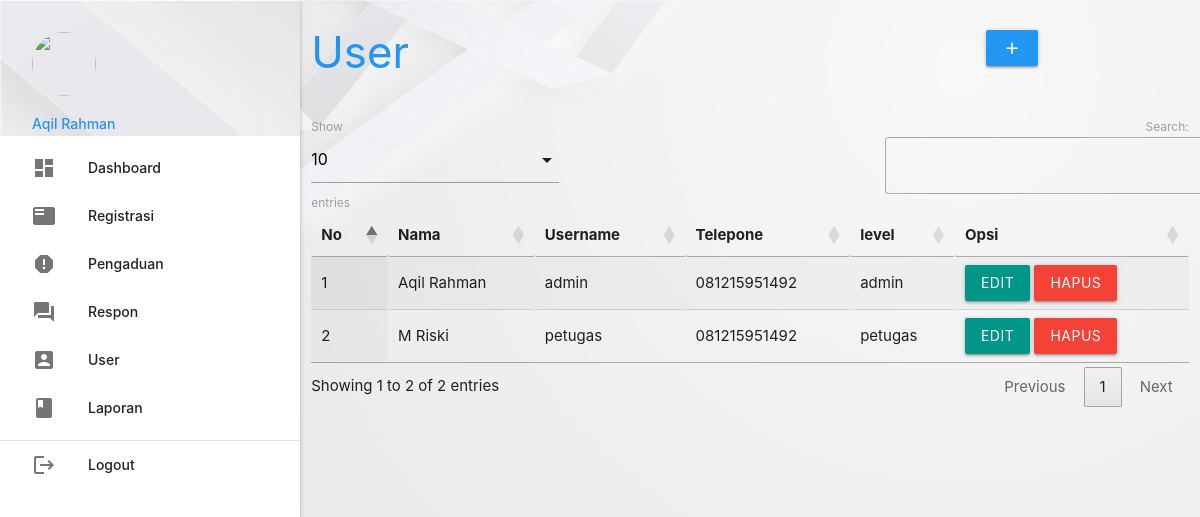
/customer_complaint/admin/index.php?p=user (signed in), run on the app's committed database.
### tables this page shows
CREATE TABLE `petugas` (
  `id_petugas` int(5) NOT NULL,
  `nama_petugas` varchar(30) NOT NULL,
  `username` varchar(30) NOT NULL,
  `password` varchar(255) NOT NULL,
  `telepon_petugas` varchar(13) NOT NULL,
  `level` enum('admin','petugas') NOT NULL
);

### customer_complaint/admin/user.php (the view, shortened to what this page needs)
    <div class="row">
    	<div class="col s12 m9">
    		<h3 class="blue-text">User</h3>
    	</div>
    	<div class="col s12 m3">
    		<div class="section"></div>
    		<a class="waves-effect waves-light btn modal-trigger blue" href="#modal1"><i class="material-icons">add</i></a>
    	</div>
    </div>
    <table id="example" class="display responsive-table" style="width:100%">
    	<thead>
    		<tr>
    			<th>No</th>
    			<th>Nama</th>
    			<th>Username</th>
    			<th>Telepone</th>
    			<th>level</th>
    			<th>Opsi</th>
    		</tr>
    	</thead>
    	<tbody>
    		<?php
$no = 1;
$tampil = mysqli_query($koneksi, "SELECT * FROM petugas ORDER BY nama_petugas ASC");
while ($r = mysqli_fetch_assoc($tampil)) { ?>
    			<tr>
    				<td><?php echo $no++; ?></td>
    				<td><?php echo $r['nama_petugas']; ?></td>
    				<td><?php echo $r['username']; ?></td>
    				<td><?php echo $r['telepon_petugas']; ?></td>
    				<td><?php echo $r['level']; ?></td>
    				<td><a class="btn teal modal-trigger" href="#user_edit<?php echo $r['id_petugas'] ?>">Edit</a> <a class="red btn" onclick="return confirm('Anda Yakin Ingin Menghapus Y/N')" href="index.php?p=user_hapus&id_petugas=<?php echo $r['id_petugas'] ?>">Hapus</a></td>
    			</tr>
    		<?php  }
?>
    	</tbody>
    </table>

### data on the page
petugas: nama_petugas "Aqil Rahman", username "admin", telepon_petugas "081215951492", level "admin"
petugas: nama_petugas "M Riski", username "petugas", telepon_petugas "081215951492", level "petugas"

### other printed values
$_SESSION['data']['nama_petugas'] "Aqil Rahman"
